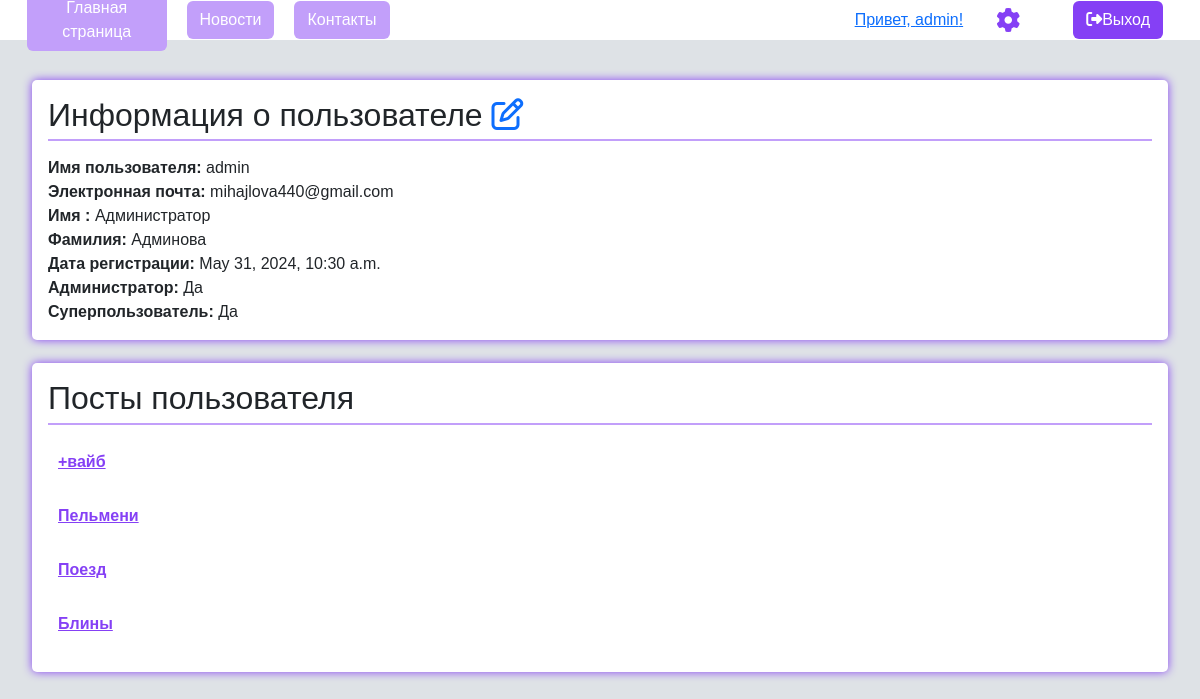
The page /users/profile/ (signed in) on the database its author committed.
### news/models.py (models this page shows, shortened)
class News(models.Model):
    title = models.CharField(max_length=200, verbose_name="Заголовок")
    content = models.TextField(verbose_name="Содержимое")
    date_published = models.DateTimeField(default=timezone.now, verbose_name="Дата публикации")
    image = models.ImageField(upload_to="images/", verbose_name="Изображение")
    author = models.ForeignKey(User, on_delete=models.CASCADE, verbose_name="Автор", null=True, blank=True)
    class Meta:
        verbose_name = "Пост"
        verbose_name_plural = "Новости"

### users/views.py (the view)
# urls.py: path("profile/", views.profile, name="profile"),
def profile(request):
    user = request.user.news_set.all()
    return render(request, 'users/profile.html', {'user_news': user})

### users/templates/users/profile.html (shortened to what this page needs)
{% extends 'news/layout.html' %}
{% load static %}
{% block static %}
    <link rel="stylesheet" href="{% static 'users/css/profile.css' %}">
{% endblock %}
{% block content %}
<main>
    <section>
        <h2>Информация о пользователе <a href="{% url 'users:profile_update' %}"><i class="fa fa-edit"></i></a></h2>
        <a><strong>Имя пользователя: </strong>{% if user.username %} {{ user.username }}{% else %}---{% endif %}</a><br>
        <a><strong>Электронная почта: </strong>{% if user.email %} {{ user.email }}{% else %}---{% endif %}</a><br>
        <a><strong>Имя : </strong>{% if user.first_name %} {{ user.first_name}}{% else %}---{% endif %}</a><br>
        <a><strong>Фамилия: </strong>{% if user.last_name %} {{ user.last_name }}{% else %}---{% endif %}</a><br>
        <a><strong>Дата регистрации: </strong>{% if user.date_joined %} {{ user.date_joined }}{% else %}---{% endif %}</a><br>
        {% if user.is_staff %}
                <a><strong>Администратор: </strong>{% if user.is_staff %} Да {% else %}Нет{% endif %}</a><br>
                <a><strong>Суперпользователь: </strong>{% if user.is_superuser %} Да {% else %}Нет{% endif %} </a><br>
        {% endif %}
    </section>
    <section class="user-news">
      <h2> Посты пользователя</h2>
        {% if user_news %}
            <div class="news">
                {% for new in user_news %}
                     <a href="{% url 'news:news_detail' new.id %}">{{ new.title }}</a>
                {% endfor %}
            </div>
        {% else %}
            <a> Пользователь еще не написал ни одного поста</a><br>
        {% endif %}
    </section>
</main>
{% endblock %}

### news/templates/news/layout.html (shortened to what this page needs)
{% load static %}
<html lang="en">
<head>
    <link rel="stylesheet" href="https://cdn.jsdelivr.net/npm/bootstrap@5.3.0/dist/css/bootstrap.min.css">
    <link rel="stylesheet" href="{% static 'news/css/layout.css' %}">
    {% block static %}
    {% endblock %}
</head>
<body>
    <div class="header">
        <div class="left_side ">
            <a class="btn buter" href="{% url 'news:index_start' %}">Главная страница</a>
            <a class="btn buter" href="{% url 'news:index' %}">Новости</a>
            <a class="btn buter" href="{% url 'news:contacts' %}"> Контакты</a>
        </div>
        <div class="middle">
        </div>
        <div class="right_side">
            {% if user.is_authenticated %}
                <a href="{% url 'users:profile' %}">Привет, {{user.username}}! </a>
                {% if user.is_superuser %}
                    <a class="btn" href="{% url 'admin:index' %}"> <i class="fa-solid fa-gear" style="color: #8540f5;font-size: 24px;"></i></a>
                {% endif %}
                <form class="log_out_form" action="{% url 'users:logout' %}" method="post">
                    <button type="submit" class="btn buter_2"><i class="fa fa-sign-out-alt"></i>Выход</button>
                </form>
            {% else %}
                 <a class="btn buter" href="{% url 'users:login' %}">Вход</a>
                 <a class="btn buter" href="{% url 'users:register' %}">Регистрация</a>
            {% endif %}
        </div>
    </div>
    <div style="height: 6%;"> </div>
    {% block content %}
    {% endblock %}
</body>
</html>

### static/news/css/layout.css (style rules this page uses)
.header { position: fixed; width: 100%; z-index: 1; height: 5%; display: flex; background:white; padding: 0 1% 0 1%; }
.left_side, .right_side { padding: 5px; display: flex; align-items: center; }
.left_side { width: 40%; }
.right_side { width: 40%; justify-content: flex-end; gap: 10px; }
.middle { width: 40%; justify-content: center; }
.btn, .log_out_form { margin: 0 10px 0 10px; }
body { margin: 0; padding: 0; background: url("https://mykaleidoscope.ru/x/uploads/posts/2022-10/1666504004_31-mykaleidoscope-ru-p-rozovo-fioletovii-tsvet-oboi-33.jpg") no-repeat; background-size:100% 100%; }
.buter { background-color: #c29ffa !important; color: white; }
.buter_2 { background-color: #8540f5 !important; color: white; }

### static/users/css/profile.css (style rules this page uses)
body { font-family: Arial, sans-serif; background-color: #dee2e6; }
main { padding: 2em; }
section { margin-bottom: 2%; background-color: white; padding: 1em; border-radius: 5px; box-shadow:0 0 10px #8540f5 ; }
section h2 { border-bottom: 2px solid #c29ffa; padding-bottom: 5px; margin-bottom: 15px; }
.news { display: flex; flex-direction: column; }
.user-news a { color: #8540f5; font-weight: bold; margin-bottom: 10px; padding: 10px; }

### rows shown on the page
News: title "+вайб"
News: title "Пельмени"
News: title "Поезд"
News: title "Блины"

### other values the page prints
{{ user.username }} "admin"
{{ user.email }} "mihajlova440@gmail.com"
{{ user.first_name }} "Администратор"
{{ user.last_name }} "Админова"
{{ user.date_joined }} "May 31, 2024, 10:30 a.m."
